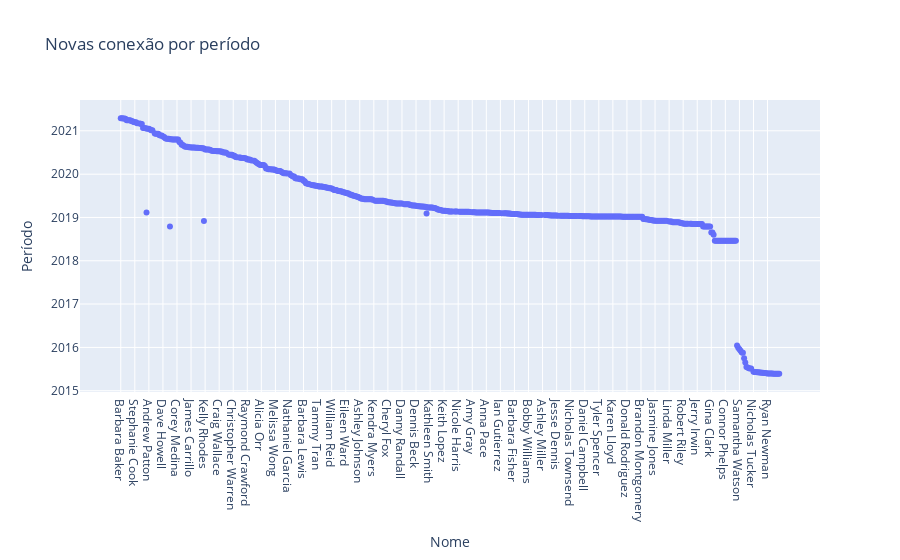

Source (notebook cell):
### Code cell
#Gráfico Nome x Ano

grafico = px.scatter(conexoes, x = 'Full Name', y = 'Connected On', labels={
                     "Full Name": "Nome",
                     "Connected On": "Período",
                 }, 
                    title='Novas conexão por período')

grafico.show()

### Figure 1 — Plotly figure (JSON) as saved in the notebook; plotly's stock layout.template omitted (floating-point values rounded to 4 significant figures; data arrays with more than 128 entries replaced by an {"elided": "..."} marker saying what was removed)
{"data": [{"hovertemplate": "Nome=%{x}<br>Período=%{y}<extra></extra>", "legendgroup": "", "marker": {"color": "#636efa", "symbol": "circle"}, "mode": "markers", "name": "", "orientation": "v", "showlegend": false, "type": "scatter", "x": {"elided": "567 str values"}, "xaxis": "x", "y": {"elided": "567 str values"}, "yaxis": "y"}], "layout": {"legend": {"tracegroupgap": 0}, "title": {"text": "Novas conexão por período"}, "xaxis": {"anchor": "y", "domain": [0, 1], "title": {"text": "Nome"}}, "yaxis": {"anchor": "x", "domain": [0, 1], "title": {"text": "Período"}}}}
